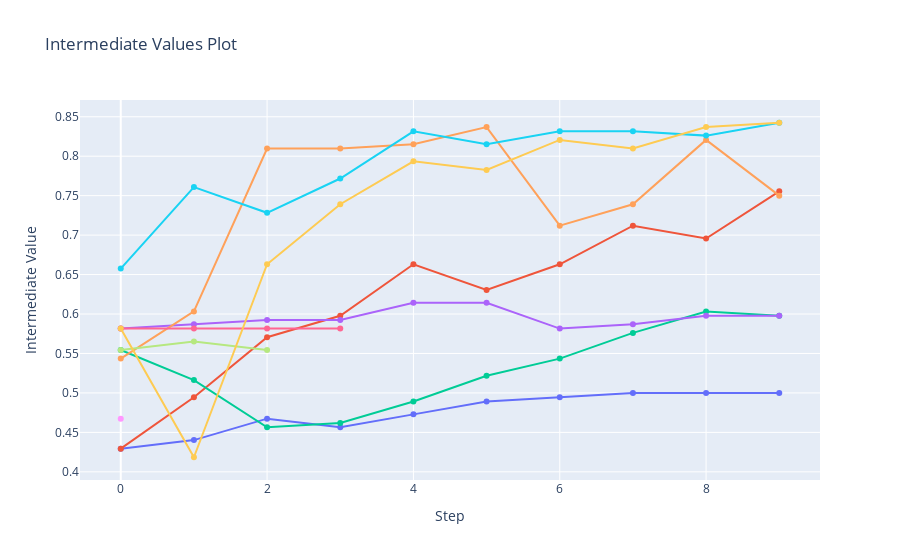

Here is the notebook cell this chart was saved with:
### Markdown cell above
# Tuning Visualization

### Code cell
import plotly
optuna.visualization.plot_intermediate_values(study)

### Figure 1 — Plotly figure (JSON) as saved in the notebook; plotly's stock layout.template omitted (floating-point values rounded to 4 significant figures)
{"data": [{"marker": {"maxdisplayed": 10}, "mode": "lines+markers", "name": "Trial0", "type": "scatter", "x": [0, 1, 2, 3, 4, 5, 6, 7, 8, 9], "y": [0.4293, 0.4402, 0.4674, 0.4565, 0.4728, 0.4891, 0.4946, 0.5, 0.5, 0.5]}, {"marker": {"maxdisplayed": 10}, "mode": "lines+markers", "name": "Trial1", "type": "scatter", "x": [0, 1, 2, 3, 4, 5, 6, 7, 8, 9], "y": [0.4293, 0.4946, 0.5707, 0.5978, 0.663, 0.6304, 0.663, 0.712, 0.6957, 0.7554]}, {"marker": {"maxdisplayed": 10}, "mode": "lines+markers", "name": "Trial2", "type": "scatter", "x": [0, 1, 2, 3, 4, 5, 6, 7, 8, 9], "y": [0.5543, 0.5163, 0.4565, 0.462, 0.4891, 0.5217, 0.5435, 0.5761, 0.6033, 0.5978]}, {"marker": {"maxdisplayed": 10}, "mode": "lines+markers", "name": "Trial3", "type": "scatter", "x": [0, 1, 2, 3, 4, 5, 6, 7, 8, 9], "y": [0.5815, 0.587, 0.5924, 0.5924, 0.6141, 0.6141, 0.5815, 0.587, 0.5978, 0.5978]}, {"marker": {"maxdisplayed": 10}, "mode": "lines+markers", "name": "Trial4", "type": "scatter", "x": [0, 1, 2, 3, 4, 5, 6, 7, 8, 9], "y": [0.5435, 0.6033, 0.8098, 0.8098, 0.8152, 0.837, 0.712, 0.7391, 0.8207, 0.75]}, {"marker": {"maxdisplayed": 10}, "mode": "lines+markers", "name": "Trial5", "type": "scatter", "x": [0, 1, 2, 3, 4, 5, 6, 7, 8, 9], "y": [0.6576, 0.7609, 0.7283, 0.7717, 0.8315, 0.8152, 0.8315, 0.8315, 0.8261, 0.8424]}, {"marker": {"maxdisplayed": 10}, "mode": "lines+markers", "name": "Trial6", "type": "scatter", "x": [0, 1, 2, 3], "y": [0.5815, 0.5815, 0.5815, 0.5815]}, {"marker": {"maxdisplayed": 10}, "mode": "lines+markers", "name": "Trial7", "type": "scatter", "x": [0, 1, 2], "y": [0.5543, 0.5652, 0.5543]}, {"marker": {"maxdisplayed": 10}, "mode": "lines+markers", "name": "Trial8", "type": "scatter", "x": [0], "y": [0.4674]}, {"marker": {"maxdisplayed": 10}, "mode": "lines+markers", "name": "Trial9", "type": "scatter", "x": [0, 1, 2, 3, 4, 5, 6, 7, 8, 9], "y": [0.5815, 0.4185, 0.663, 0.7391, 0.7935, 0.7826, 0.8207, 0.8098, 0.837, 0.8424]}], "layout": {"showlegend": false, "title": {"text": "Intermediate Values Plot"}, "xaxis": {"title": {"text": "Step"}}, "yaxis": {"title": {"text": "Intermediate Value"}}}}
